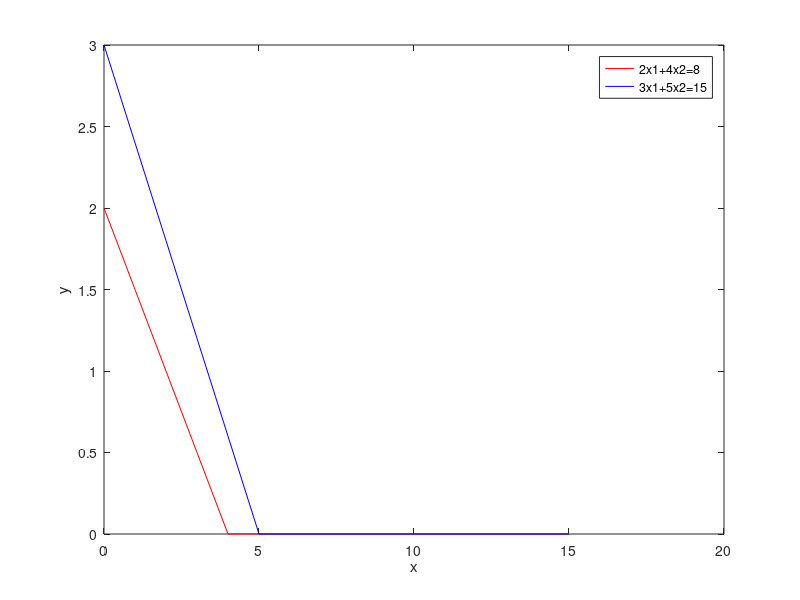

Recreate this plot in MATLAB.
clc
clear
A=[2 4;3 5]
B=[8;15]
C=[3 2]
x1=0:1:max(B)
x12=(B(1)-(A(1,1)*x1))/A(1,2)
x22=(B(2)-(A(2,1)*x1))/A(2,2)

x12=max(0,x12)
x22=max(0,x22)

plot(x1,x12,'r',x1,x22,'b')
xlabel('x')
ylabel('y')
legend('2x1+4x2=8','3x1+5x2=15')

cx1=find(x1==0)

c1=find(x12==0)
line1=[x1([cx1 c1]);x12([cx1 c1])].'

c2=find(x22==0)
line2=[x1([cx1 c2]);x22([cx1 c2])].'

pt=[0;0]

for i=1:size(A,1)
    A1=A(i,:)
    B1=B(i)

    for j=i+1:size(A,1)
        A2= A(j, : )
        B2= B(j)

        A4=[A1;A2]
        B4=[B1;B2]

        X=A4\B4
        pt = [pt X]
    end
end
ptt=pt'

apt=[ptt; line1; line2]

for i=1:size(apt,1)
    const1(i)=A(1,1)*apt(i,1)+A(1,2)*apt(i,2)-B(1)
    const2(i)=A(2,1)*apt(i,1)+A(2,2)*apt(i,2)-B(2)
    const3(i)=apt(i,1)
    const4(i)=apt(i,2)

    s1=find(const1>0)
    s2=find(const2>0)
    s3=find(const3<0)
    s4=find(const4<0)
    s=[s1 s2 s3 s4]
end
apt(s,:)=[]
apt

[z index]=max(apt*C')
X1=apt(index,1)
X2=apt(index,2)
fprintf('Maximum value is %f at(%f,%f)',z,X1,X2)
